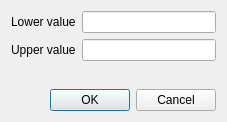
<?xml version="1.0" encoding="UTF-8"?>
<ui version="4.0">
 <class>LUDialogBase</class>
 <widget class="QDialog" name="LUDialogBase">
  <property name="geometry">
   <rect>
    <x>0</x>
    <y>0</y>
    <width>227</width>
    <height>122</height>
   </rect>
  </property>
  <property name="windowTitle">
   <string>Enter class bounds</string>
  </property>
  <property name="modal">
   <bool>true</bool>
  </property>
  <layout class="QGridLayout" name="gridLayout">
   <item row="0" column="0">
    <widget class="QLabel" name="mLowerLabel">
     <property name="text">
      <string>Lower value</string>
     </property>
     <property name="buddy">
      <cstring>mLowerEdit</cstring>
     </property>
    </widget>
   </item>
   <item row="0" column="1">
    <widget class="QLineEdit" name="mLowerEdit"/>
   </item>
   <item row="1" column="0">
    <widget class="QLabel" name="mUpperLabel">
     <property name="text">
      <string>Upper value</string>
     </property>
     <property name="buddy">
      <cstring>mUpperEdit</cstring>
     </property>
    </widget>
   </item>
   <item row="1" column="1">
    <widget class="QLineEdit" name="mUpperEdit"/>
   </item>
   <item row="3" column="0" colspan="2">
    <widget class="QDialogButtonBox" name="buttonBox">
     <property name="standardButtons">
      <set>QDialogButtonBox::Cancel|QDialogButtonBox::Ok</set>
     </property>
    </widget>
   </item>
   <item row="2" column="0">
    <spacer name="verticalSpacer">
     <property name="orientation">
      <enum>Qt::Vertical</enum>
     </property>
     <property name="sizeHint" stdset="0">
      <size>
       <width>20</width>
       <height>40</height>
      </size>
     </property>
    </spacer>
   </item>
  </layout>
 </widget>
 <layoutdefault spacing="6" margin="11"/>
 <resources/>
 <connections>
  <connection>
   <sender>buttonBox</sender>
   <signal>accepted()</signal>
   <receiver>LUDialogBase</receiver>
   <slot>accept()</slot>
   <hints>
    <hint type="sourcelabel">
     <x>163</x>
     <y>120</y>
    </hint>
    <hint type="destinationlabel">
     <x>321</x>
     <y>35</y>
    </hint>
   </hints>
  </connection>
  <connection>
   <sender>buttonBox</sender>
   <signal>rejected()</signal>
   <receiver>LUDialogBase</receiver>
   <slot>reject()</slot>
   <hints>
    <hint type="sourcelabel">
     <x>163</x>
     <y>116</y>
    </hint>
    <hint type="destinationlabel">
     <x>151</x>
     <y>7</y>
    </hint>
   </hints>
  </connection>
 </connections>
</ui>
